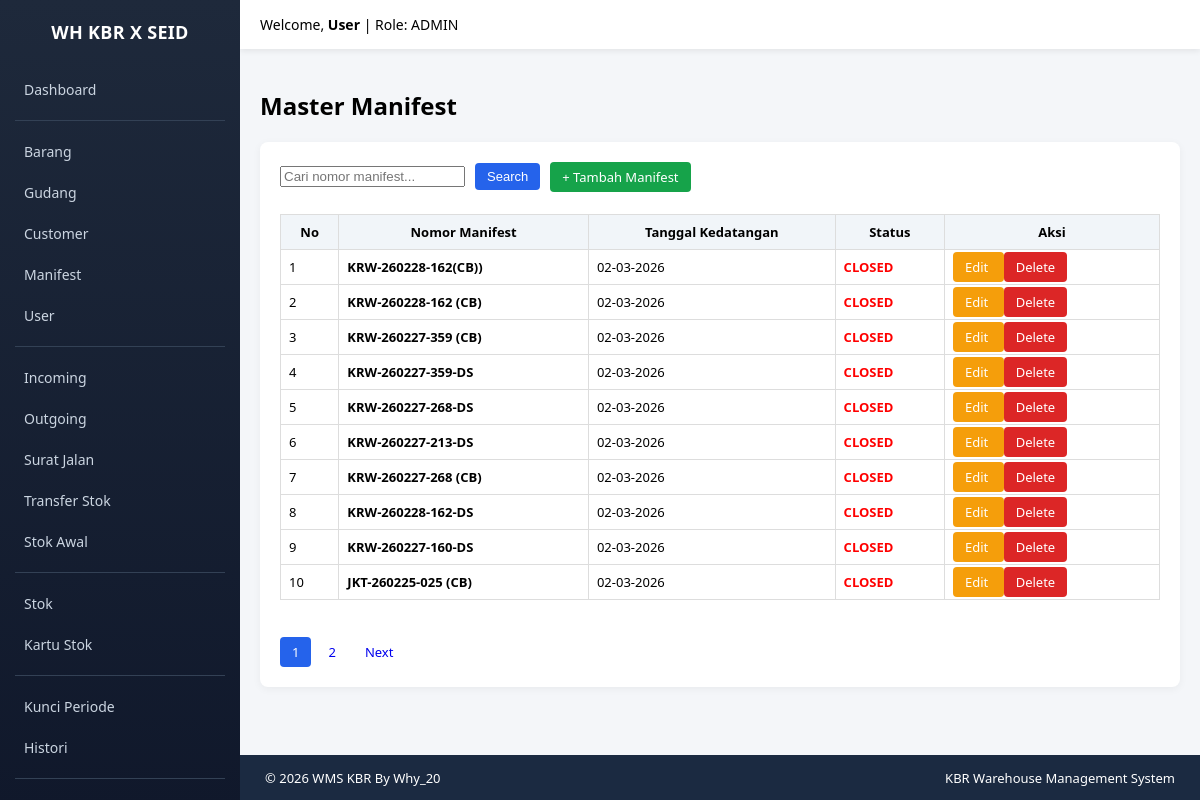
Page /index.php?module=manifests&action=index (signed in) on the committed database.
### tables this page shows
CREATE TABLE `manifests` (
  `id` int NOT NULL,
  `manifest_number` varchar(100) DEFAULT NULL,
  `arrival_date` date DEFAULT NULL,
  `status` varchar(50) DEFAULT 'OPEN',
  `created_by` int DEFAULT NULL,
  `description` text,
  `created_at` timestamp NOT NULL DEFAULT CURRENT_TIMESTAMP,
  `is_deleted` tinyint(1) DEFAULT '0',
  `deleted_at` datetime DEFAULT NULL
);

### modules/manifests/index.php (the view, shortened to what this page needs)
<?php
global $conn;
require BASE_PATH."/modules/layout/sidebar.php";
$search = $_GET['search'] ?? '';
$page   = isset($_GET['page']) ? (int)$_GET['page'] : 1;
$limit  = 10;
$offset = ($page - 1) * $limit;
$where = "WHERE is_deleted = 0";
$totalQuery = mysqli_query($conn, "SELECT COUNT(*) as total FROM manifests $where");
$totalData = mysqli_fetch_assoc($totalQuery)['total'];
$totalPages = ceil($totalData / $limit);
$query = mysqli_query($conn, "
    SELECT * FROM manifests
    $where
    ORDER BY id DESC
    LIMIT $limit OFFSET $offset
");
?>
<h2>Master Manifest</h2>
<div class="card">
<form method="GET" style="display:flex;gap:10px;align-items:center;">
    <input type="text" name="search"
           placeholder="Cari nomor manifest..."
           value="<?= $search; ?>">
    <button class="btn btn-primary">Search</button>
    <a class="btn btn-success"
       href="index.php?module=manifests&action=create">
       + Tambah Manifest
    </a>
</form>
<br>
<table>
<tr>
<th>No</th>
<th>Nomor Manifest</th>
<th>Tanggal Kedatangan</th>
<th>Status</th>
<th>Aksi</th>
</tr>
<?php $no = $offset + 1; ?>
<?php while ($row = mysqli_fetch_assoc($query)) { ?>
<tr>
<td><?= $no++; ?></td>
<td><b><?= $row['manifest_number']; ?></b></td>
<td><?= date('d-m-Y', strtotime($row['arrival_date'])); ?></td>
<td>
<?php if($row['status']=='OPEN'){ ?>
<span style="color:green;font-weight:bold;">OPEN</span>
<?php } else { ?>
<span style="color:red;font-weight:bold;">CLOSED</span>
<?php } ?>
</td>
<td>
<a class="btn btn-warning"
href="index.php?module=manifests&action=edit&id=<?= $row['id']; ?>">
Edit
</a>
<a class="btn btn-danger"
href="index.php?module=manifests&action=delete&id=<?= $row['id']; ?>"
onclick="return confirm('Yakin hapus manifest ini?')">
Delete
</a>
</td>
</tr>
<?php } ?>
</table>
<br>
<?php if($totalPages > 1){ ?>
<?php
$range = 2;
$start = max(1, $page - $range);
$end   = min($totalPages, $page + $range);
$buildUrl = function($p) use ($search){
    return "index.php?module=manifests&action=index&page=".$p."&search=".$search;
};
?>
<div style="margin-top:15px;display:flex;gap:5px;flex-wrap:wrap;align-items:center;">
<?php for($i=$start;$i<=$end;$i++){ ?>
<a class="btn <?= $i==$page?'btn-primary':'' ?>"
href="<?= $buildUrl($i) ?>">
<?= $i ?>
</a>
<?php } ?>
<?php if($page < $totalPages){ ?>
<a class="btn" href="<?= $buildUrl($page+1) ?>">Next</a>
<?php } ?>
</div>
<?php } ?>
</div>
</div></body></html>

### modules/layout/sidebar.php (style rules this page uses)
body { margin:0; font-family:Segoe UI, Tahoma, sans-serif; background:#f4f6f9; }
.card { background:white; padding:20px; border-radius:8px; box-shadow:0 2px 8px rgba(0,0,0,0.05); margin-bottom:20px; }
.btn { padding:6px 12px; border:none; border-radius:4px; cursor:pointer; text-decoration:none; font-size:13px; }
.btn-primary { background:#2563eb;color:white; }
.btn-success { background:#16a34a;color:white; }
.btn-warning { background:#f59e0b;color:white; }
.btn-danger { background:#dc2626;color:white; }
table { width:100%; border-collapse:collapse; }
table th,table td { border:1px solid #ddd; padding:8px; font-size:13px; }
table th { background:#f1f5f9; }

### rows in the picture
manifests: manifest_number "KRW-260228-162(CB))", arrival_date "02-03-2026", status "CLOSED"
manifests: manifest_number "KRW-260228-162 (CB)", arrival_date "02-03-2026", status "CLOSED"
manifests: manifest_number "KRW-260227-359 (CB)", arrival_date "02-03-2026", status "CLOSED"
manifests: manifest_number "KRW-260227-359-DS", arrival_date "02-03-2026", status "CLOSED"
manifests: manifest_number "KRW-260227-268-DS", arrival_date "02-03-2026", status "CLOSED"
manifests: manifest_number "KRW-260227-213-DS", arrival_date "02-03-2026", status "CLOSED"
manifests: manifest_number "KRW-260227-268 (CB)", arrival_date "02-03-2026", status "CLOSED"
manifests: manifest_number "KRW-260228-162-DS", arrival_date "02-03-2026", status "CLOSED"
manifests: manifest_number "KRW-260227-160-DS", arrival_date "02-03-2026", status "CLOSED"
manifests: manifest_number "JKT-260225-025 (CB)", arrival_date "02-03-2026", status "CLOSED"

### other values in the picture
$user "User"
$role "ADMIN"
$GLOBALS['__footer_html'] "© 2026 WMS KBR By Why_20 KBR Warehouse Management System"
